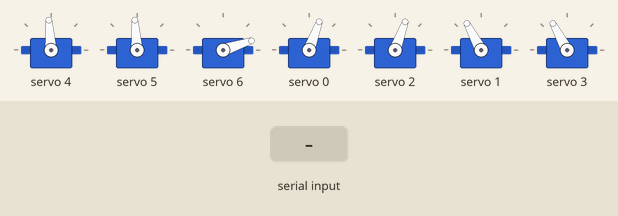
This sketch was run on a simulated Arduino Uno, built with avr-gcc and run on an emulated ATmega328P. Shown: 7 × servo. The inputs (shaded band) are chosen by the test bench.

Above: at 1.5 s.
1.6 s: "SPEAK\n" received over Serial
At 1.78 s:
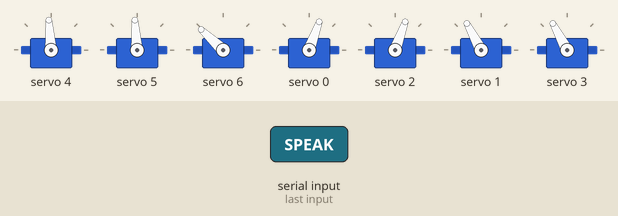
4.6 s: "BLINK,1\n" received over Serial
At 4.8 s:
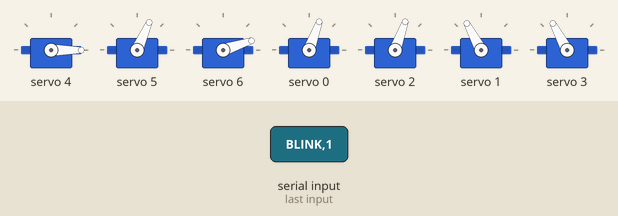
7.6 s: "BLINK\n" received over Serial
At 7.76 s:
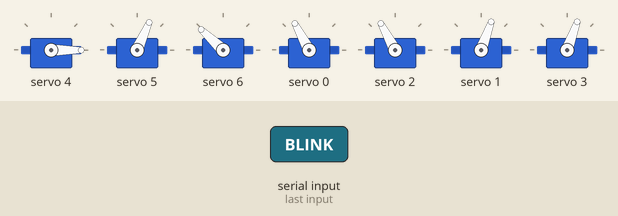
10.6 s: "CLOSE\n" received over Serial
At 10.77 s:
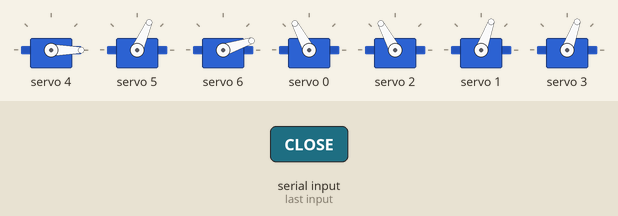
13.6 s: "OPEN\n" received over Serial
At 13.79 s:
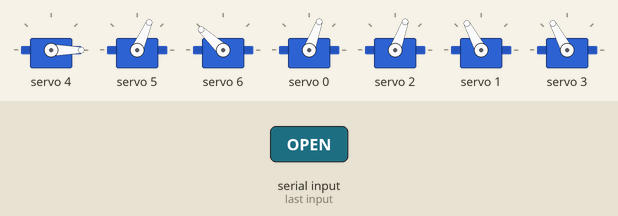
16.6 s: "STOP\n" received over Serial
At 17.5 s:
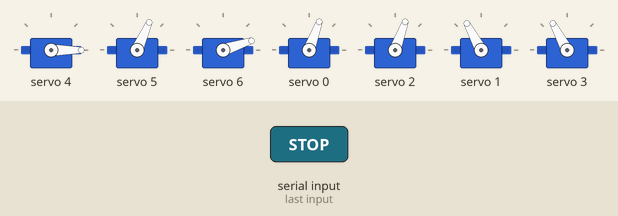
Timing chart, 0 to 19.1 s (numbered marks = the images above; inputs shaded):
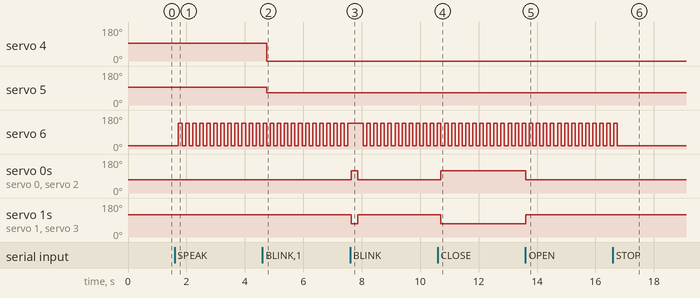

The sketch:

arduino.ino
```cpp
#include <Wire.h>
#include <Adafruit_PWMServoDriver.h>

Adafruit_PWMServoDriver pwm;

// -------- SERVO LIMITS --------
#define SERVO_MIN     110
#define SERVO_CENTER  310
#define SERVO_MAX     510

// -------- CHANNELS --------
int leftUpper  = 0;
int leftLower  = 1;
int rightUpper = 2;
int rightLower = 3;

int eyeH = 4;
int eyeV = 5;

int mouth = 6;   // ✅ Mouth servo channel

// -------- EYELID POSITIONS --------
int upperOpen  = 260;
int upperClose = 360;

int lowerOpen  = 360;
int lowerClose = 260;

// -------- MOUTH POSITIONS --------
int mouthClose = 150;
int mouthOpen  = 400;

bool isBlinking = false;
bool speaking = false;

// -------- EYELID CONTROL --------
void openEyes() {
  pwm.setPWM(leftUpper,  0, upperOpen);
  pwm.setPWM(rightUpper, 0, upperOpen);
  pwm.setPWM(leftLower,  0, lowerOpen);
  pwm.setPWM(rightLower, 0, lowerOpen);
}

void closeEyes() {
  pwm.setPWM(leftUpper,  0, upperClose);
  pwm.setPWM(rightUpper, 0, upperClose);
  pwm.setPWM(leftLower,  0, lowerClose);
  pwm.setPWM(rightLower, 0, lowerClose);
}

void blinkEyes() {
  if (isBlinking) return;
  isBlinking = true;

  closeEyes();
  delay(220);
  openEyes();
  delay(180);

  isBlinking = false;
}

// -------- MOUTH CONTROL --------
void mouthTalk() {
  speaking = true;
}

void mouthStop() {
  pwm.setPWM(mouth, 0, mouthClose);
  speaking = false;
}

void setup() {
  Serial.begin(9600);

  pwm.begin();
  pwm.setPWMFreq(50);
  delay(300);

  pwm.setPWM(eyeH, 0, SERVO_CENTER);
  pwm.setPWM(eyeV, 0, SERVO_CENTER);
  pwm.setPWM(mouth, 0, mouthClose);

  openEyes();
}

void loop() {

  // ---- Mouth animation while speaking ----
  if (speaking) {
    pwm.setPWM(mouth, 0, mouthClose);
    delay(120);
    pwm.setPWM(mouth, 0, mouthOpen);
    delay(120);
  }

  if (!Serial.available()) return;

  String data = Serial.readStringUntil('\n');
  data.trim();

  if (data == "BLINK") {
    blinkEyes();
    return;
  }

  if (data == "OPEN") {
    openEyes();
    return;
  }

  if (data == "CLOSE") {
    closeEyes();
    return;
  }

  if (data == "SPEAK") {
    mouthTalk();
    return;
  }

  if (data == "STOP") {
    mouthStop();
    return;
  }

  int comma = data.indexOf(',');
  if (comma > 0 && !isBlinking) {
    int pulseH = data.substring(0, comma).toInt();
    int pulseV = data.substring(comma + 1).toInt();

    pulseH = constrain(pulseH, SERVO_MIN, SERVO_MAX);
    pulseV = constrain(pulseV, 250, 450);

    pwm.setPWM(eyeH, 0, pulseH);
    pwm.setPWM(eyeV, 0, pulseV);
  }
}
```

Measured:
- after the input at 1.6 s, servo 6: alternates 137° for 0.12 s and 18° for 0.12 s, starting after 0.13 s
- after the input at 4.6 s, servo 4: 94° → 0° after 0.15 s; servo 5: 94° → 66° after 0.15 s
- after the input at 7.6 s, servo 0, servo 2: 70° → 118° after 0.05 s, → 70° 0.22 s later; servo 1, servo 3: 118° → 70° after 0.05 s, → 118° 0.22 s later
- after the input at 10.6 s, servo 0, servo 2: 70° → 118° after 0.11 s; servo 1, servo 3: 118° → 70° after 0.11 s
- after the input at 13.6 s, servo 0, servo 2: 118° → 70° at once; servo 1, servo 3: 70° → 118° at once
- after the input at 16.6 s, servo 6: goes on until 16.8 s, then stays 18°
